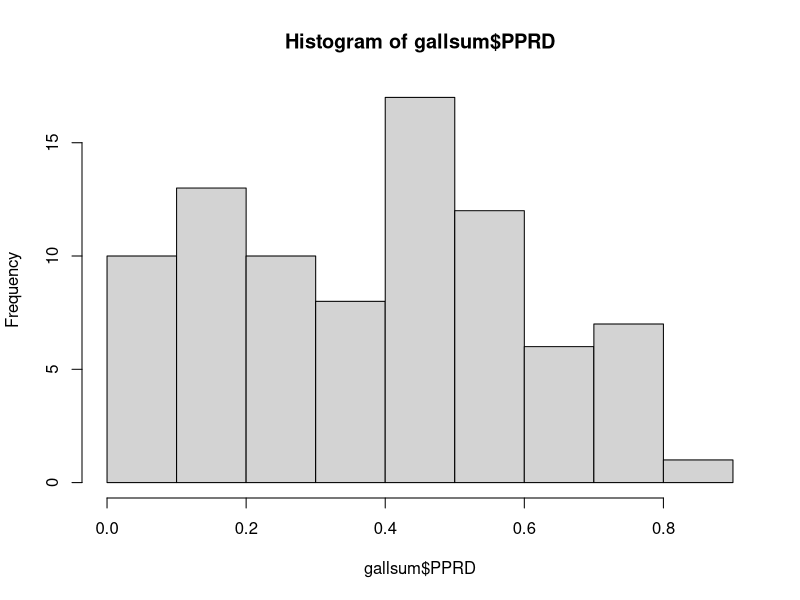
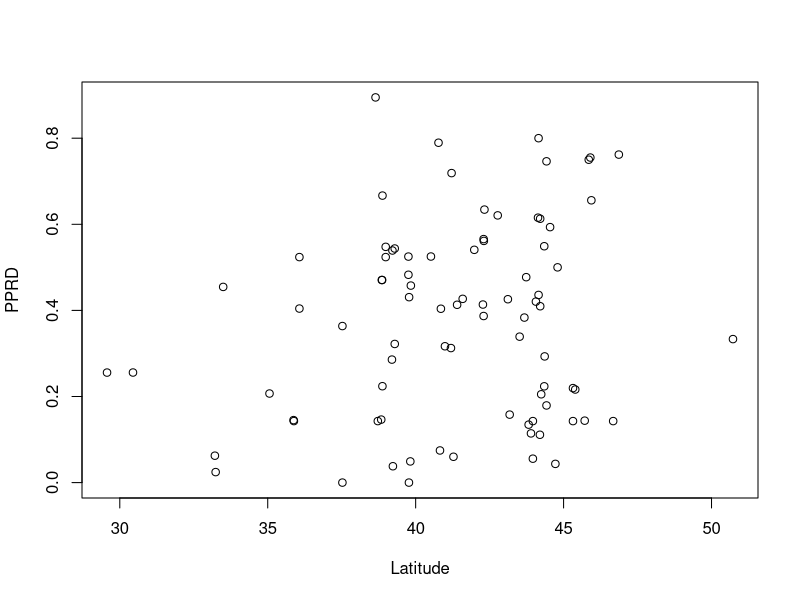
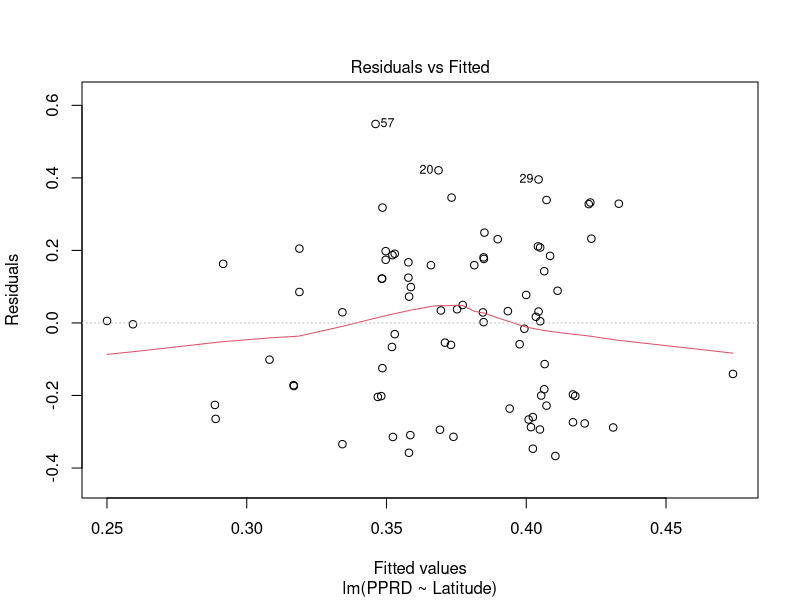
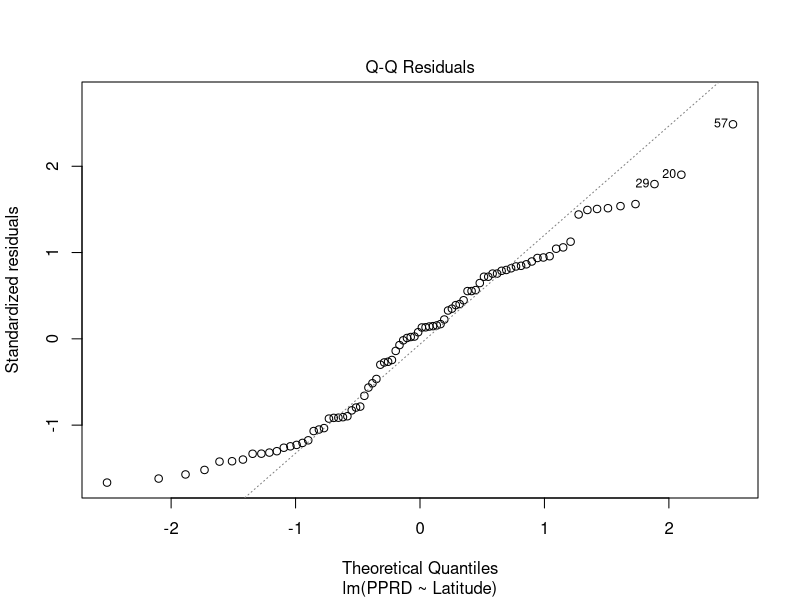
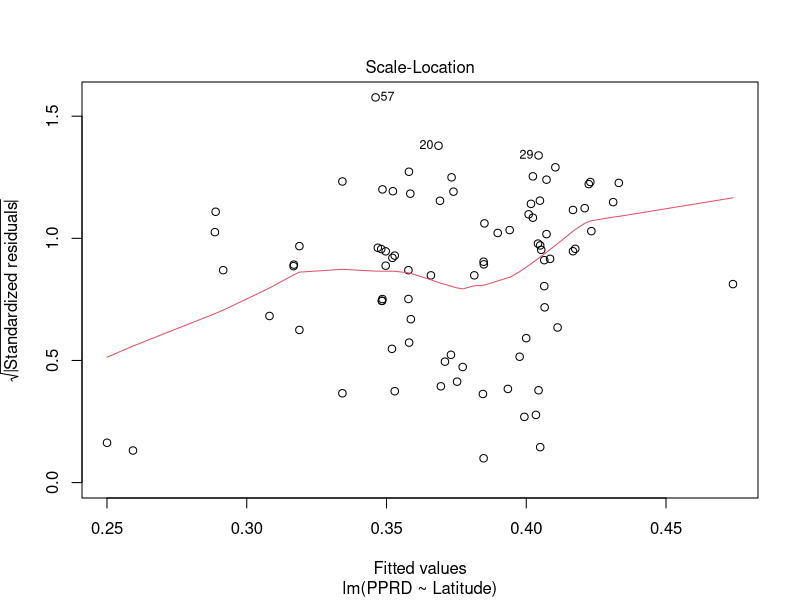
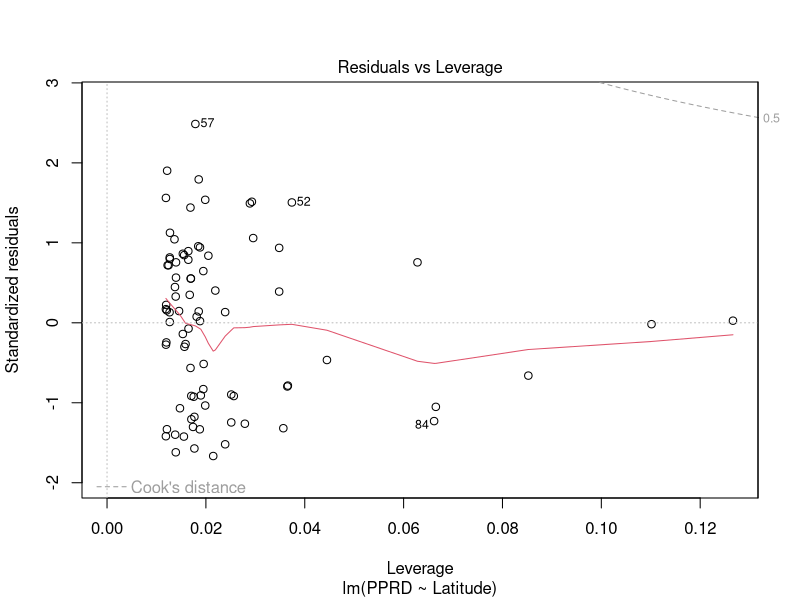
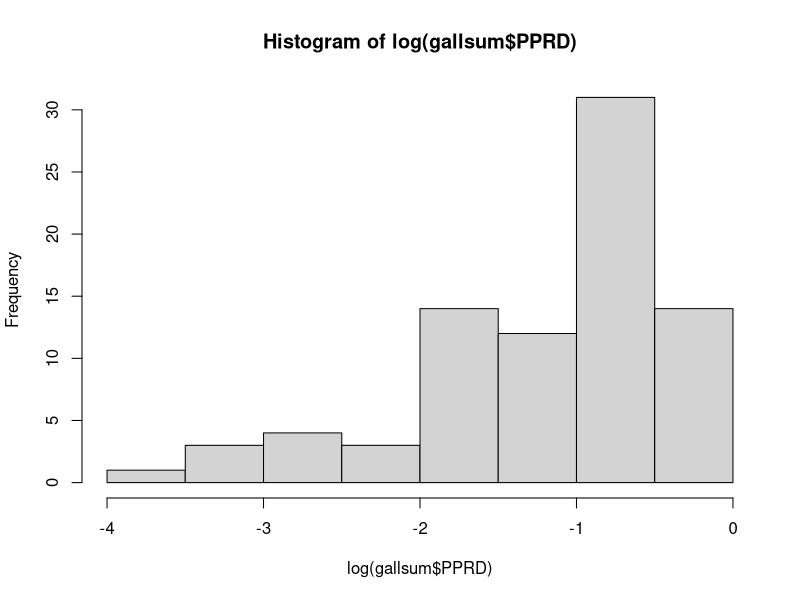
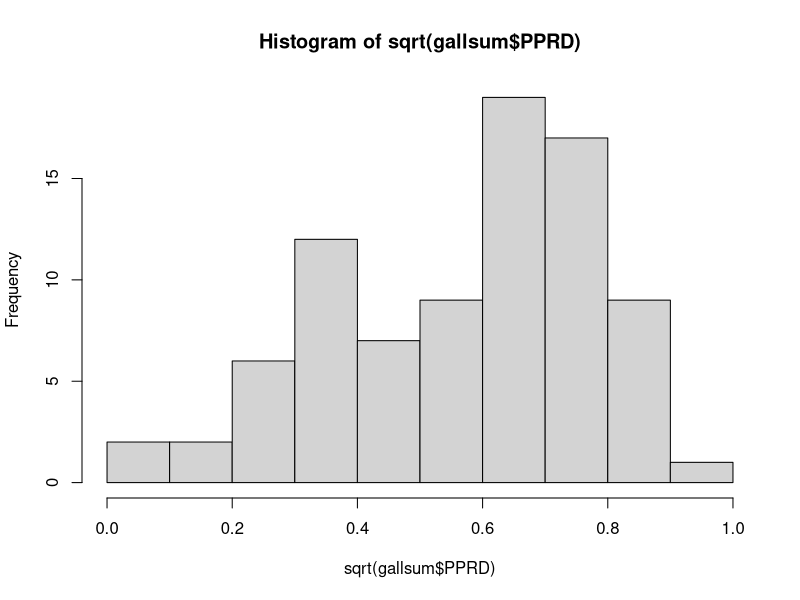

Generate these figures, in order, with R:
## ---- chunk 1
Alldatanew<-read.csv("Alldatanew.csv")
head(Alldatanew)
library(lme4)

diam.lmm1<-lmer(Diam~Latitude+(1|Site),data=Alldatanew,REML=TRUE) 
summary(diam.lmm1)
diam.lmm1<-lmer(Diam~Latitude+(1|Site),data=Alldatanew,REML=FALSE) 
diam.lm<-lm(Diam~Latitude,data=Alldatanew) 
anova(diam.lmm1,diam.lm,refit=FALSE)
## ---- chunk 2
library(plyr)
gallsum<-ddply(Alldatanew,c("Site","Year","Season","Latitude","longitude","Confidence"),summarize, TN=sum(N),Diam=mean(Diam),EU=sum(survival),GIG=sum(GIG),OBT=sum(OBT),MC=sum(MC),BP=sum(BP))

## ---- chunk 3
gallsum$PRD<-gallsum$GIG+gallsum$OBT+gallsum$MC+gallsum$BP

gallsum$PPRD<-gallsum$PRD/gallsum$TN
hist(gallsum$PPRD)

PRDlm1<-lm(PPRD~Latitude,data=gallsum)
summary(PRDlm1)
plot(PPRD~Latitude,data=gallsum)
plot(PRDlm1)
## ---- chunk 4
hist(log(gallsum$PPRD))

hist(sqrt(gallsum$PPRD))

shapiro.test(sqrt(gallsum$PPRD))
## ---- chunk 5
PPRD_glm1<-glm(PPRD~Latitude, family=binomial,data=gallsum)
summary(PPRD_glm1)

### plot the regression line between strength of predation and latitude 
Mydata<-data.frame(Latitude=seq(min(gallsum$Latitude),max(gallsum$Latitude),by=1))

Pred<-predict(PPRD_glm1,newdata=Mydata,type="response")
plot(x=gallsum$Latitude,y=gallsum$PPRD)
lines(Mydata$Latitude,Pred)

### check the overdispersion of the distribution 

